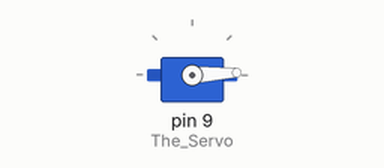
Recording of a sketch running on a simulated Arduino Uno, built with avr-gcc and run on an emulated ATmega328P. On the bench: servo.

Above: at 0.05 s.
At 0.35 s:
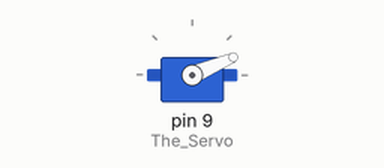
At 0.7 s:
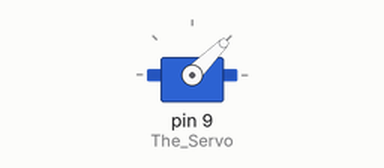
At 1.35 s:
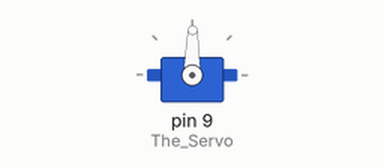
Timing chart, 0 to 3.2 s (numbered marks = the images above):
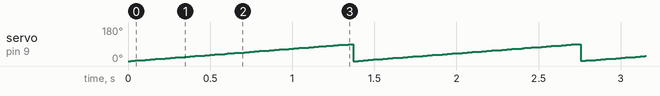

Measured:
- by itself, servo on pin 9 (The_Servo): ramps from 0° to 90° and jumps back, once every 1.4 s

The sketch:

Saturday_Challenge_Number_One.ino
```cpp
#include <Servo.h>

Servo The_Servo;
int pos = 0;

void setup() {
  Serial.begin(9600); //For Deubging
  The_Servo.attach(9);
}

void loop() {
  for (pos = 0; pos <= 90; pos += 1) { // goes from 0 degrees to 180 degrees
    The_Servo.write(pos);              // tell servo to go to position in variable 'pos'
    delay(15);                       // waits 15ms for the servo to reach the position
  }
}
```
